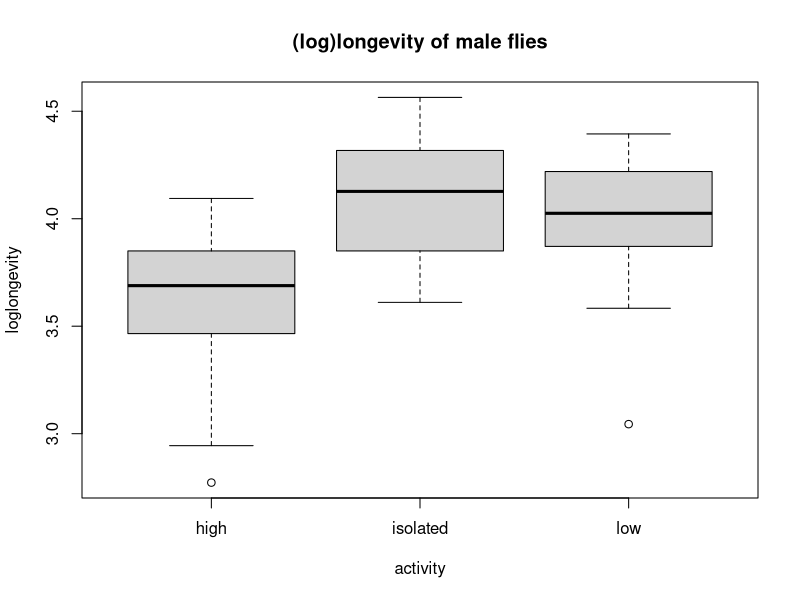
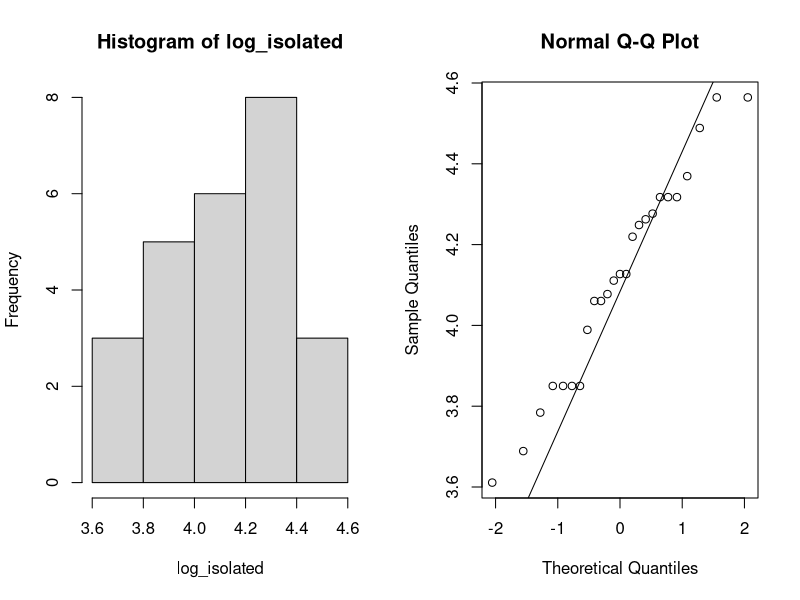
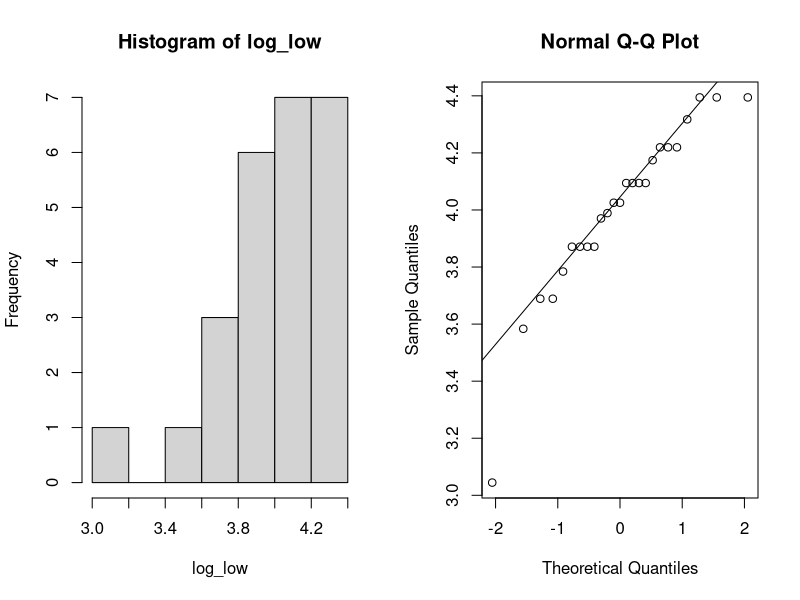
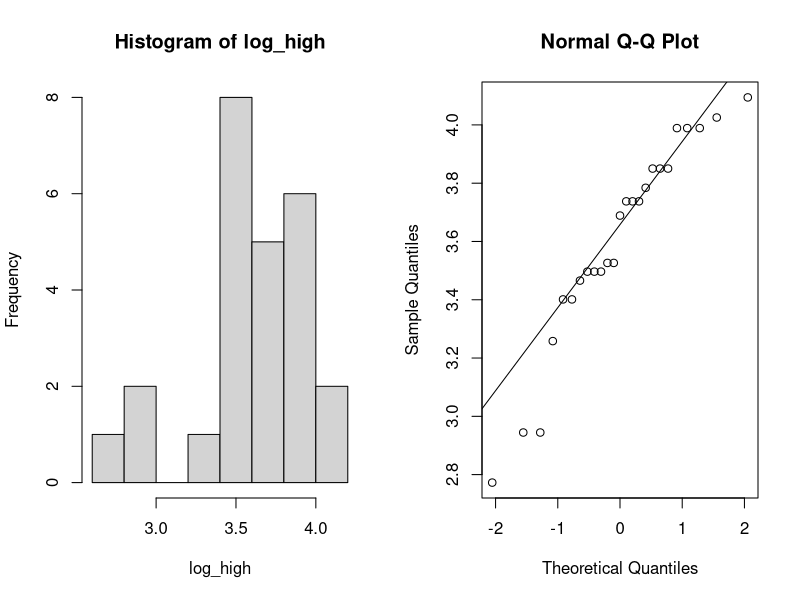
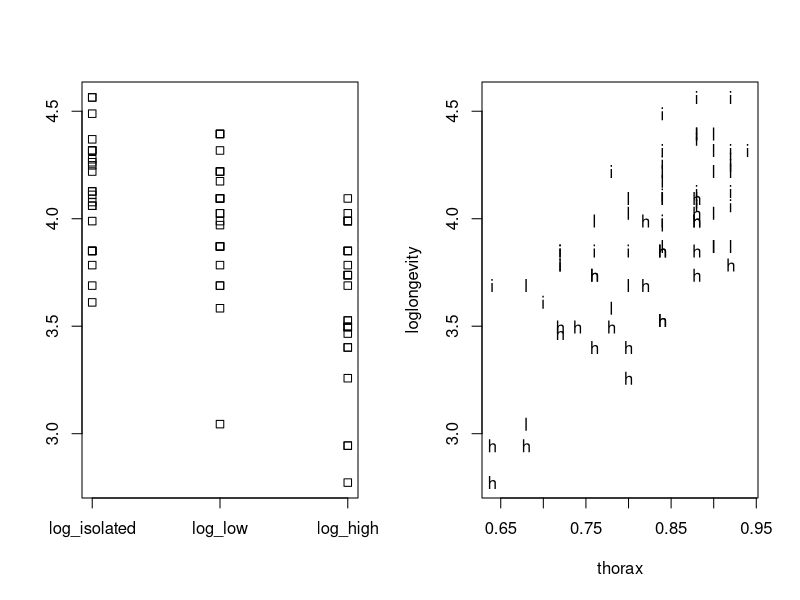
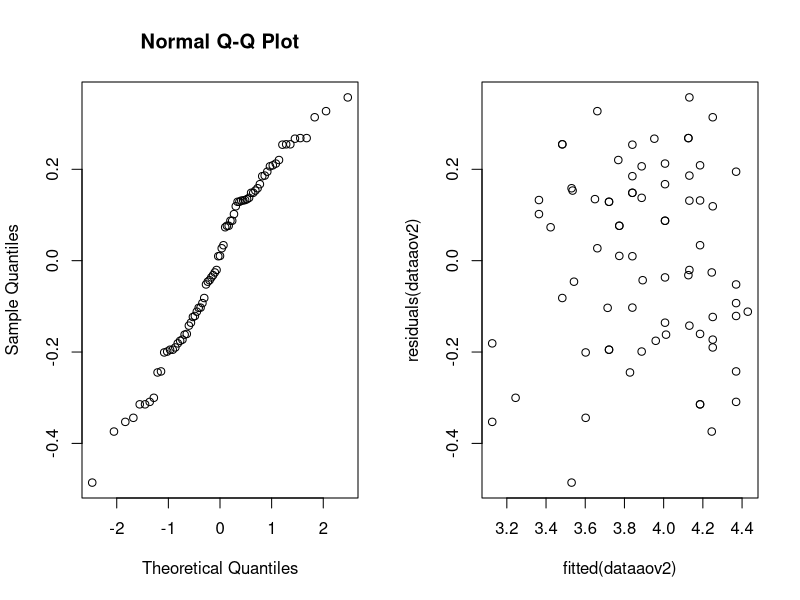
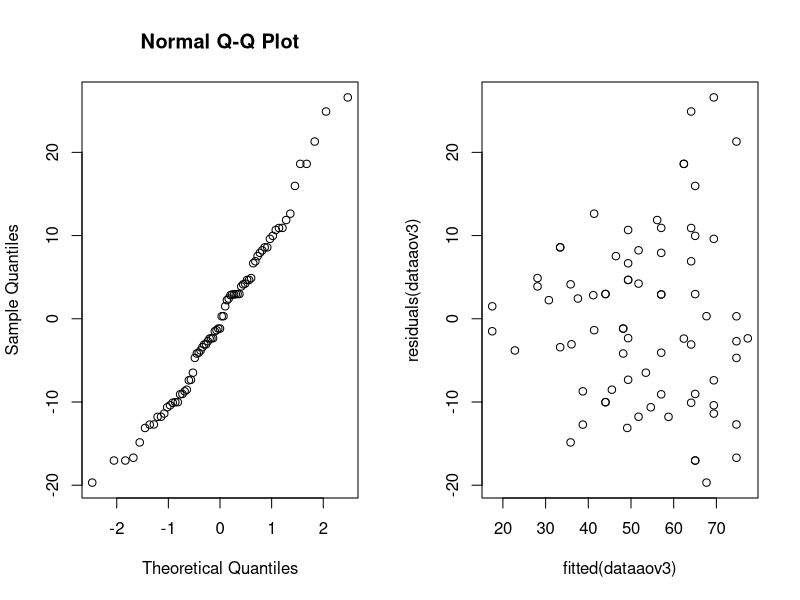
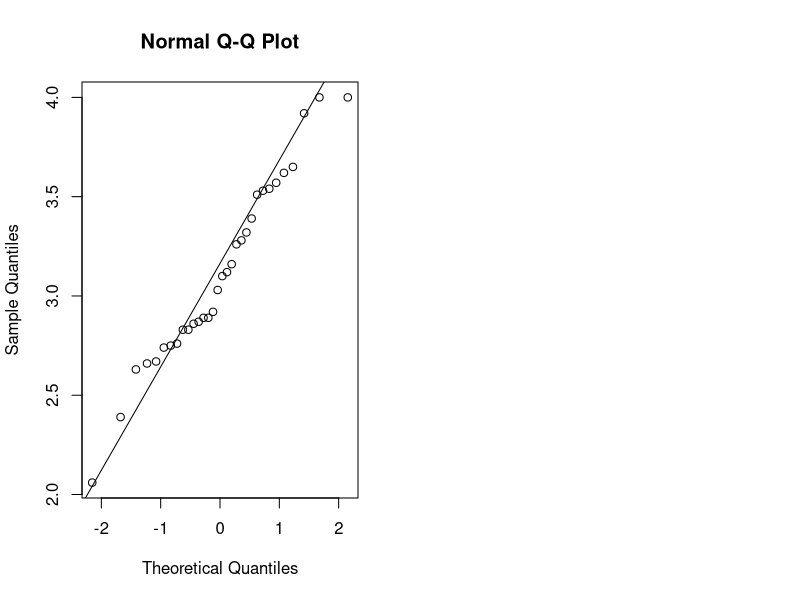

Write the R code that produced these figures, in order.
## ---- chunk 1
library(knitr)
## ---- chunk 2
data = read.table("fruitflies.txt", header=TRUE)
## ---- chunk 3
# 1. prepare an array of results
loglongevity = c(1:length(data$longevity))
# 2. calculate logarithm values of longevity for each fly in datafrane
for (i in 1:length(data$longevity)) {
  loglongevity[i] = log(data$longevity[i])
}
# 3. bind new array of results with current dataframe
data = cbind(data,loglongevity)
## ---- chunk 4
kable(data[c(1:5),])
## ---- chunk 5
boxplot(loglongevity~activity,data=data, main="(log)longevity of male flies")
## ---- chunk 6
par(mfrow=c(1,2))
log_isolated = data[data$activity == 'isolated',]$loglongevity
hist(log_isolated)
qqnorm(log_isolated)
qqline(log_isolated)
## ---- chunk 7
par(mfrow=c(1,2))
log_low = data[data$activity == 'low',]$loglongevity
hist(log_low)
qqnorm(log_low)
qqline(log_low)
## ---- chunk 8
par(mfrow=c(1,2))
log_high = data[data$activity == 'high',]$loglongevity
hist(log_high)
qqnorm(log_high)
qqline(log_high)
## ---- chunk 9
flies_loglongevity.data <- data.frame(log_isolated, log_low, log_high)

stripchart(flies_loglongevity.data,vertical=TRUE)
## ---- chunk 10
dataaov=lm(loglongevity~activity,data=data)
anova(dataaov)
## ---- chunk 11
summary(dataaov)
## ---- chunk 12
confint(dataaov)
## ---- chunk 13
data$activity=as.factor(data$activity)
dataaov2=lm(loglongevity~thorax+activity,data=data)
anova(dataaov2)
## ---- chunk 14
contrasts(data$activity)=contr.sum
dataaov3 = lm(loglongevity~thorax+activity,data=data)
summary(dataaov3)
confint(dataaov3)
## ---- chunk 15
avg_thorax = mean(data$thorax)
avg_thorax
## ---- chunk 16
min_thorax = min(data$thorax)
min_thorax
## ---- chunk 17
attach(data)
plot(loglongevity~thorax,pch=as.character(activity))
## ---- chunk 18
qqnorm(residuals(dataaov2))
plot(fitted(dataaov2),residuals(dataaov2))
## ---- chunk 19
data$activity=as.factor(data$activity)
dataaov3=lm(longevity~thorax+activity,data=data)  # type second!!!
anova(dataaov3)
qqnorm(residuals(dataaov3))
plot(fitted(dataaov3),residuals(dataaov3))
## ---- chunk 20
psidata = read.table("psi.txt", header = TRUE)
attach(psidata)
## ---- chunk 21
qqnorm(psidata[, 3])
qqline(psidata[, 3])
## ---- chunk 22
par(mfrow = c(1, 2))

qqnorm(psidata[psi == 1, 3])
qqline(psidata[psi == 1, 3])

qqnorm(psidata[psi == 0, 3])
qqline(psidata[psi == 0, 3])
## ---- chunk 23
par(mfrow = c(1, 2))

boxplot(psidata[psi == 0, 3], psidata[psi == 1, 3],
        names = c("No PSI", "PSI"))
boxplot(psidata[passed == 0, 3], psidata[passed == 1, 3],
        names = c("Didn't pass", "Passed"))
## ---- chunk 24
table1 = xtabs( ~ passed + psi, data = psidata)
rownames(table1) <- c("not passed", "passed")
kable(table1, caption = "Number of individuals",
      col.names = c("no psi", "psi"), row.names = TRUE)
## ---- chunk 25
table2 = round(xtabs(passed ~ psi, data = psidata) /
                 xtabs(~ passed, data = psidata), 2)
kable(table2, caption = "Percentage of students who passed",
      col.names = c("psi", "%"))
## ---- chunk 26
psidata$psi = factor(psidata$psi)
psiglm = glm(passed ~ psi + gpa, data = psidata, family = binomial)
summary(psiglm)
## ---- chunk 27
psipassed = data.frame(psi = factor(1), gpa = 3)
predict(psiglm, psipassed, type = "response")

psinotpassed = data.frame(psi = factor(0), gpa = 3)
predict(psiglm, psinotpassed, type = "response")
## ---- chunk 28
exp(2.338)
## ---- chunk 29
x = matrix(c(3, 15, 8, 6), 2, 2)
fisher.test(x)
## ---- chunk 30

